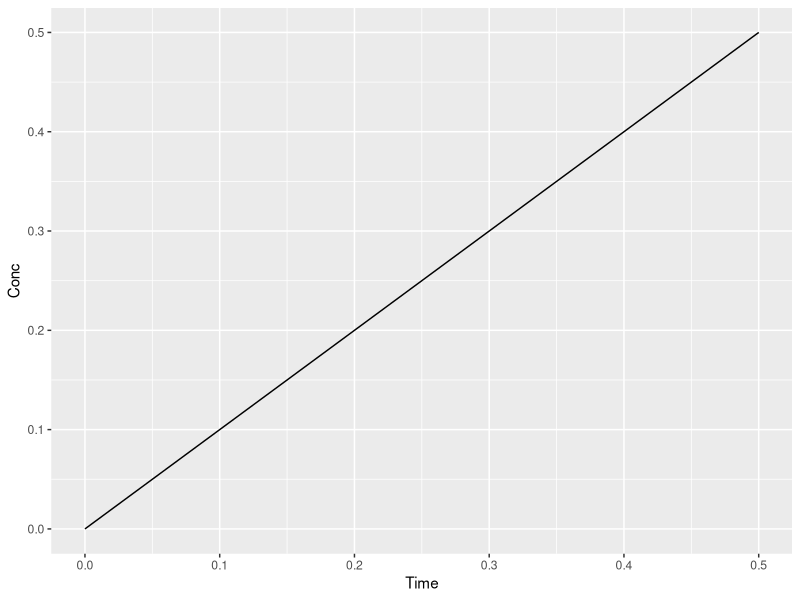
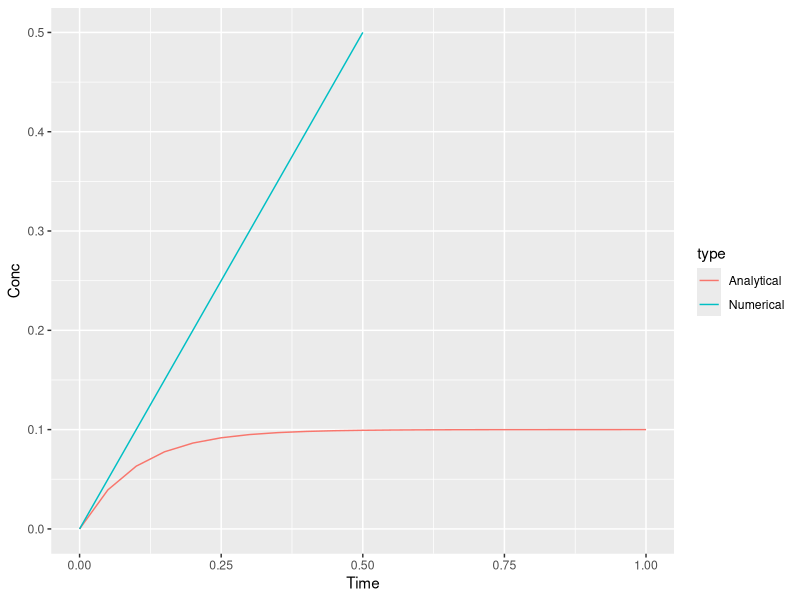

R code for these plots, in order: (Note: this script raises an error after producing the figures.)
rm(list = ls())

library(tidyverse)
library(ggpubr)
#setwd("C:/Users/ethan/OneDrive/Documents/RStudio/RStudio")


#Define parameters
I =  5 #mg/hr
V = 5 #L
Ke = 10 #/hr
CL =  Ke*V  #L/hr
  
#Define Initial condition
C0 = 0

#Time step 
dt = 0.5  #hr

#Duration of simulation
tlast = 1  #hr

#Number of iterations
iterations = tlast / dt

#Empty variable to hold our results
xall = NULL

#Start with our state variable equal
#to the initial condition
C = C0
time = 0

for (i in 1:iterations) {
  #Save the current value of Concentration and time
  xall = rbind(xall, data.frame(Conc = C, Time = time)  )
  
  
  #Calculate the slope at the current 
  #timestep
  dcdt = (I - Ke*C)/V    #she said I/V - Ke*C
  
  #Calculate C at teh next timestep
  #based on the current value of C
  C = C + dcdt*dt
  
  #increase hte value of time to be used in the next timestep
  time = time + dt 
  print(C)
}

#Plot Results
ggplot(xall) + geom_path(aes(x=Time, y = Conc))



#Calculate analytical solution
t_analytical = seq(0,1,0.05)  #times at which to calculate the analytical solution.
C_analytical = (I/(V * Ke))*(1-exp(-Ke*t_analytical))
  
  
  
#Store analytical results in a dataframe. To make life easier later, we are using the same 
#column names that we used in the dataframe for our numerical results
x_analytical = data.frame(Time = t_analytical, Conc = C_analytical)


#Do a little work to get the numerical and analytical solution in the same dataframe
#Create a new column assigning a name to each simulation type:
xall$type = "Numerical"
x_analytical$type = "Analytical"

#Since both dataframes have the same column names, we can bind them together:
dat = rbind(xall, x_analytical)

#Now, plotting both is straightforward:

ggplot(dat) + geom_path(aes(x= Time, y = Conc, color = type))
  
dat1 = data.frame(time = time, data = xall, type = "Euler")
dat2 = data.frame(time = time, data = C, type = "Analytical")
dat = rbind(dat1, dat2)

ggplot(dat) + geom_path(aes ( x=time, y = data, color = type  ))

